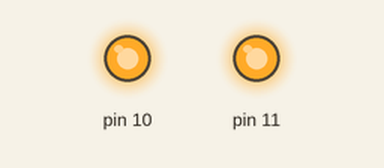
Recording of a sketch running on a simulated Arduino Uno, built with avr-gcc and run on an emulated ATmega328P. On the bench: output pins drawn as LEDs (lit = HIGH).

Above: at 1.5 s.
At 4.5 s:
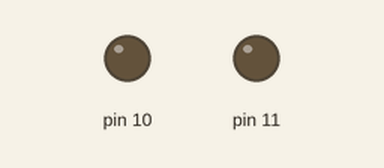
Timing chart, 0 to 7.8 s (numbered marks = the images above):
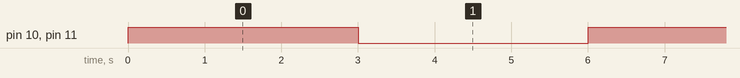

The sketch:

attuatore-lineare-1.ino
```cpp
void setup() {
  pinMode(11, OUTPUT);
  pinMode(10, OUTPUT);

  digitalWrite(10, LOW);
  digitalWrite(11, HIGH);
}

void loop() {
  apri();
  delay(3000);
  chiudi();
  delay(3000);
}

void apri() {
  digitalWrite(10, HIGH);
  digitalWrite(11, HIGH);
}

void chiudi() {
  digitalWrite(10, LOW);
  digitalWrite(11, LOW);
}
```

Measured:
- by itself, pin 10, pin 11: alternates HIGH for 3.0 s and LOW for 3.0 s
